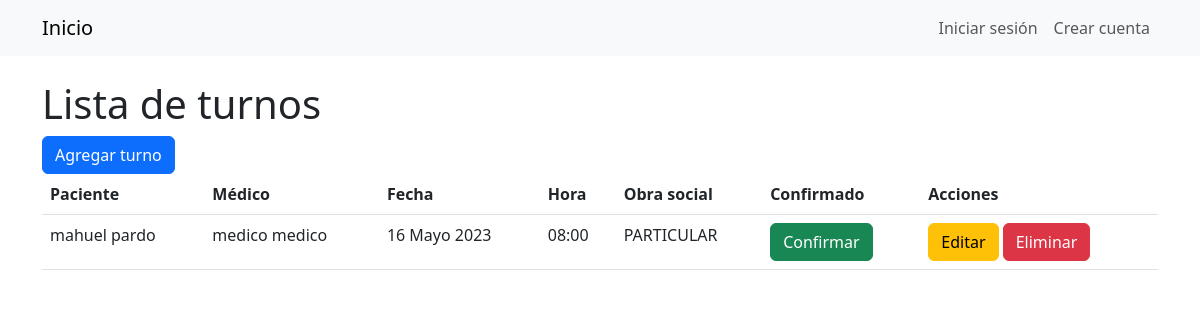
The page /turnos/ on the database its author committed.
### Gestion/models/turno.py (models this page shows, shortened)
class Turno(models.Model):
    paciente = models.ForeignKey(Paciente, on_delete=models.CASCADE)
    medico = models.ForeignKey(Medico, on_delete=models.CASCADE,related_name="turnos")
    fecha = models.DateField()
    hora = models.TimeField()
    obra_social = models.ForeignKey(ObraSocial, on_delete=models.SET_NULL, null=True, blank=True)
    confirmado = models.BooleanField(default=False)
    class Meta:
        ordering = ['fecha', 'hora']

### Gestion/models/paciente.py (models this page shows)
class Paciente(models.Model):
    usuario = models.OneToOneField(Usuario, on_delete=models.CASCADE, primary_key=True)
    direccion = models.CharField(max_length=70)
    instagram = models.CharField(max_length=50, null=True, blank=True)
    facebook = models.CharField(max_length=50, null=True, blank=True)
    numero_obra_social = models.CharField(max_length=50, null=True, blank=True)
    obras_sociales = models.ManyToManyField('ObraSocial', blank=True)
    class Meta:
        verbose_name='Paciente'
        verbose_name_plural = 'Pacientes'
    def __str__(self):
        return f'{self.usuario.nombre} {self.usuario.apellido}'

### Gestion/models/usuario.py (models this page shows, shortened)
class Usuario(AbstractBaseUser):
    dni = models.IntegerField(unique=True)
    nombre = models.CharField(max_length=30)
    apellido = models.CharField(max_length=30)
    email = models.EmailField(max_length=60)
    telefono = models.CharField(max_length=12)
    is_active = models.BooleanField(default=True)
    is_staff = models.BooleanField(default=False)
    is_superuser = models.BooleanField(default=False)
    groups = models.ManyToManyField(
        Group,
        verbose_name='grupos',
        blank=True,
        help_text='Los grupos a los que pertenece el usuario.',
        related_name='user_set'
    )
    user_permissions = models.ManyToManyField(
        Permission,
        verbose_name='permisos',
        blank=True,
        help_text='Permisos específicos para este usuario.',
        related_name='user_set'
    )
    USERNAME_FIELD = 'dni'
    REQUIRED_FIELDS = ['nombre', 'apellido', 'email', 'telefono']
    objects = UsuarioManager()

### Gestion/models/medico.py (models this page shows, shortened)
class Medico(models.Model):
    usuario = models.OneToOneField(Usuario, on_delete=models.CASCADE, primary_key=True)
    especialidades = models.ManyToManyField('EspecialidadMedica')
    matricula = models.IntegerField()
    obra_social = models.ManyToManyField('ObraSocial', blank=True, through='PrecioConsulta', related_name='medicos')
    class Meta:
        verbose_name='Medico'
        verbose_name_plural = 'Medicos'
    def __str__(self):
        return f'{self.usuario.nombre} {self.usuario.apellido}'

class ObraSocial(models.Model):
    nombre = models.CharField(max_length=100)
    def __str__(self):
        return self.nombre

### Gestion/views.py (the view)
# urls.py: path('turnos/', views.TurnoListView.as_view(), name='turno_list'),
class TurnoListView(generic.ListView):
    model = Turno
    template_name = 'turno/turno_list.html'
    success_url = reverse_lazy('turno_list')

### Gestion/templates/turno/turno_list.html (shortened to what this page needs)
{% extends "base.html" %}
{% block content %}
  <h1>Lista de turnos</h1>
  <a href="{% url 'seleccion_medico_paciente' %}" class="btn btn-primary">Agregar turno</a>
  <table class="table">
    <thead>
      <tr>
        <th>Paciente</th>
        <th>Médico</th>
        <th>Fecha</th>
        <th>Hora</th>
        <th>Obra social</th>
        <th>Confirmado</th>
        <th>Acciones</th>
      </tr>
    </thead>
    <tbody>
      {% for turno in object_list %}
        <tr>
          <td>{{ turno.paciente }}</td>
          <td>{{ turno.medico }}</td>
          <td>{{ turno.fecha }}</td>
          <td>{{ turno.hora }}</td>
          <td>{{ turno.obra_social }}</td>
          <td>
            {% if not turno.confirmado %}
              <form method="post" action="{% url 'turno_confirm' turno.pk %}">
                <button type="submit" class="btn btn-success">Confirmar</button>
              </form>
            {% else %}
              Confirmado
            {% endif %}
          </td>
          <td>
            {% if not turno.confirmado %}
            <a href="{% url 'turno_update' turno.pk %}" class="btn btn-warning">Editar</a>
            {% endif %}
            <a href="{% url 'turno_delete' turno.pk %}" class="btn btn-danger">Eliminar</a>
          </td>
        </tr>
      {% endfor %}
    </tbody>
  </table>
{% endblock %}

### rows shown on the page
Turno: paciente "mahuel pardo", medico "medico medico", fecha "16 Mayo 2023", hora "08:00", obra_social "PARTICULAR", confirmado "Confirmar"
